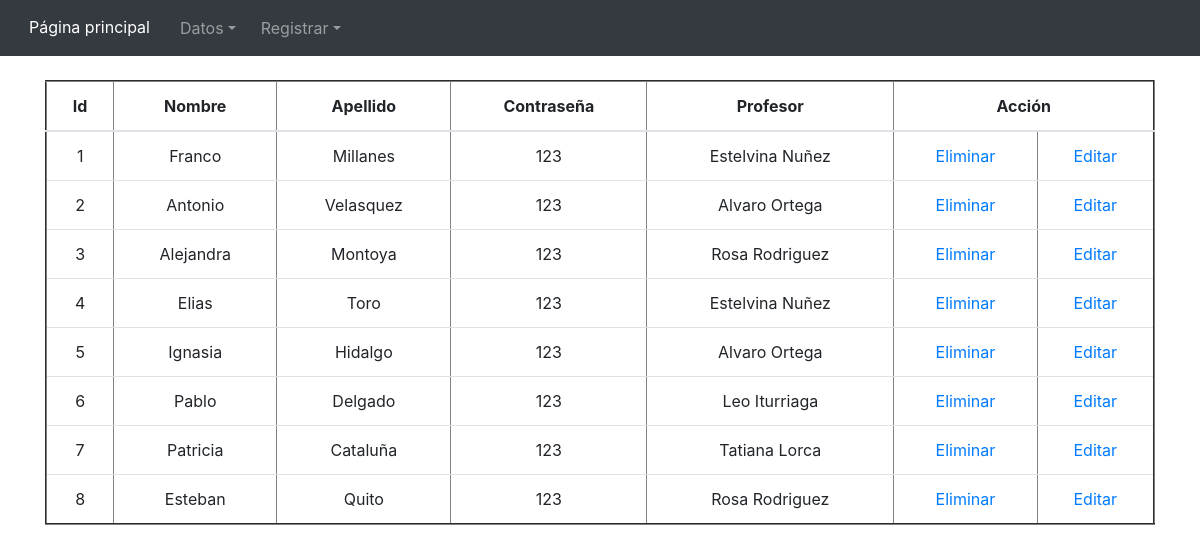
Page /verAlumno.php on the committed database.
### tables this page shows
create table tblAlumno(
        idAlumno int auto_increment primary key,
        nombresAlumno varchar(45),
        apellidosAlumno varchar(45),
        contraseñaAlumno varchar(20),
        tipo varchar(10),
        idProfesor int ,
        foreign key (idProfesor) references tblProfesor(idProfesor));

create table tblProfesor(
		idProfesor int auto_increment primary key,
		nombresProfesor varchar(45),
		apellidosProfesor varchar(45),
		contraseñaProfesor varchar(20),
		tipo varchar(10)
		);

### verAlumno.php (the view, shortened to what this page needs)
<!DOCTYPE html>
<html>
<head>
	  <link rel="stylesheet" href="https://maxcdn.bootstrapcdn.com/bootstrap/4.5.2/css/bootstrap.min.css">
</head>
<body>
<nav class="navbar navbar-expand-sm bg-dark navbar-dark">
  <ul class="navbar-nav">
    <li class="nav-item">
      <a class="btn btn-dark" href="index.php">Página principal</a>
    </li>
    <div class="navbar-collapse collapse" id="navbar01">
        <ul class="navbar-nav mr-auto">
          <li class="nav-item dropdown">
            <a class="nav-link dropdown-toggle" href="http://example.com" id="dropdown01" data-toggle="dropdown" aria-haspopup="true" aria-expanded="false" font-size:" 150%;">&nbsp;&nbsp;Datos</a>
          </li>
        </ul>
      </div>
  </ul>
      <div class="navbar-collapse collapse" id="navbar01">
        <ul class="navbar-nav mr-auto">
          <li class="nav-item dropdown">
            <a class="nav-link dropdown-toggle" href="http://example.com" id="dropdown01" data-toggle="dropdown" aria-haspopup="true" aria-expanded="false" font-size:" 150%;">&nbsp;&nbsp;Registrar</a>
          </li>
        </ul>
      </div>
</nav>
<br>
<div class="container">
  <table class="table table-hover table-responsive-md" border="2">
    <thead>
      	<tr align="center">
	      <th>Id</th>
	      <th>Nombre</th>
	      <th>Apellido</th>
	      <th>Contraseña</th>
        <th>Profesor</th>
	      <th colspan="2">Acción</th>
    	</tr>
    </thead>
    <tbody>
<?php
  include("conectar.php");
  $sql="SELECT * from tblAlumno a INNER JOIN tblProfesor p ON a.idProfesor = p.idProfesor";
    $result=mysqli_query($con,$sql);
    while($mostrar=mysqli_fetch_assoc($result)) { ?>
    <tr align="center">
      <td><?php echo $mostrar['idAlumno'] ?></td>
      <td><?php echo $mostrar['nombresAlumno'] ?></td>
      <td><?php echo $mostrar['apellidosAlumno'] ?></td>
      <td><?php echo $mostrar['contraseñaAlumno'] ?></td>
      <td><?php echo $mostrar['nombresProfesor'];?>&nbsp<?php echo $mostrar['apellidosProfesor'] ?></td>
      <td><a href="eliminarAlumno.php?id=<?php echo $mostrar['idAlumno']; ?>">Eliminar</a></td>
      <td><a href="editarAlumno.php?id=<?php echo $mostrar['idAlumno']; ?>">Editar</a></td>
    </tr>
  <?php } ?>
    </tbody>
  </table>
</div>
</body>
</html>

### rows in the picture
tblalumno: idAlumno "1", nombresAlumno "Franco", apellidosAlumno "Millanes", contraseñaAlumno "123", idProfesor.nombresProfesor "Estelvina", idProfesor.apellidosProfesor "Nuñez"
tblalumno: idAlumno "2", nombresAlumno "Antonio", apellidosAlumno "Velasquez", contraseñaAlumno "123", idProfesor.nombresProfesor "Alvaro", idProfesor.apellidosProfesor "Ortega"
tblalumno: idAlumno "3", nombresAlumno "Alejandra", apellidosAlumno "Montoya", contraseñaAlumno "123", idProfesor.nombresProfesor "Rosa", idProfesor.apellidosProfesor "Rodriguez"
tblalumno: idAlumno "4", nombresAlumno "Elias", apellidosAlumno "Toro", contraseñaAlumno "123", idProfesor.nombresProfesor "Estelvina", idProfesor.apellidosProfesor "Nuñez"
tblalumno: idAlumno "5", nombresAlumno "Ignasia", apellidosAlumno "Hidalgo", contraseñaAlumno "123", idProfesor.nombresProfesor "Alvaro", idProfesor.apellidosProfesor "Ortega"
tblalumno: idAlumno "6", nombresAlumno "Pablo", apellidosAlumno "Delgado", contraseñaAlumno "123", idProfesor.nombresProfesor "Leo", idProfesor.apellidosProfesor "Iturriaga"
tblalumno: idAlumno "7", nombresAlumno "Patricia", apellidosAlumno "Cataluña", contraseñaAlumno "123", idProfesor.nombresProfesor "Tatiana", idProfesor.apellidosProfesor "Lorca"
tblalumno: idAlumno "8", nombresAlumno "Esteban", apellidosAlumno "Quito", contraseñaAlumno "123", idProfesor.nombresProfesor "Rosa", idProfesor.apellidosProfesor "Rodriguez"
